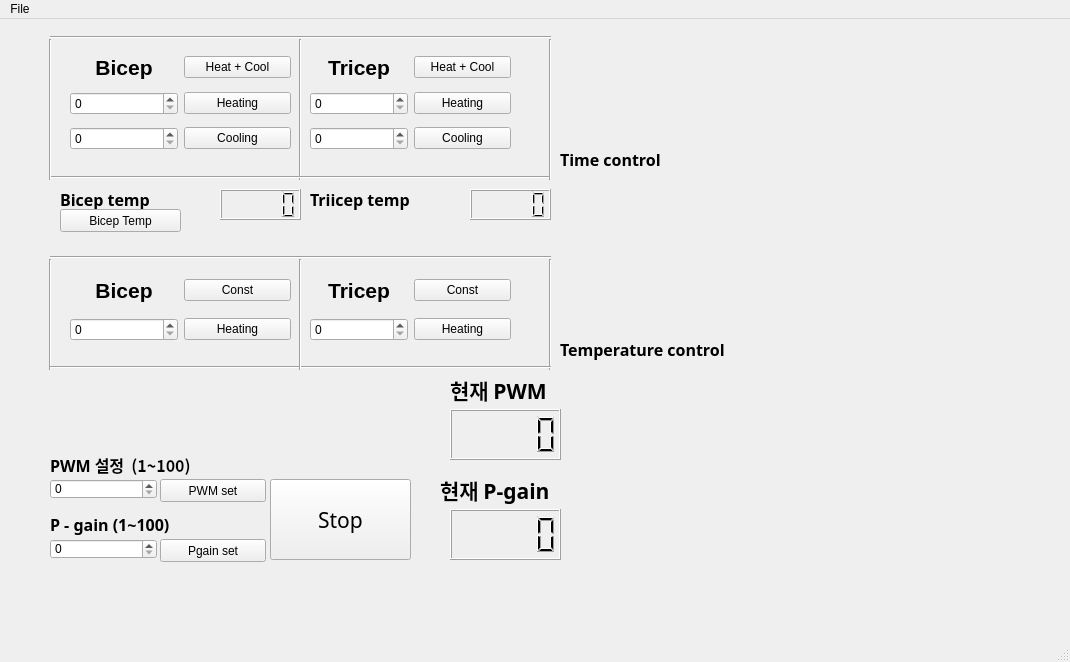
<?xml version="1.0" encoding="UTF-8"?>
<ui version="4.0">
 <class>MainWindow</class>
 <widget class="QMainWindow" name="MainWindow">
  <property name="geometry">
   <rect>
    <x>0</x>
    <y>0</y>
    <width>1070</width>
    <height>662</height>
   </rect>
  </property>
  <property name="windowTitle">
   <string>MainWindow</string>
  </property>
  <widget class="QWidget" name="centralwidget">
   <widget class="QWidget" name="gridLayoutWidget">
    <property name="geometry">
     <rect>
      <x>70</x>
      <y>30</y>
      <width>221</width>
      <height>110</height>
     </rect>
    </property>
    <layout class="QGridLayout" name="gridLayout">
     <property name="sizeConstraint">
      <enum>QLayout::SetDefaultConstraint</enum>
     </property>
     <item row="5" column="1">
      <widget class="QPushButton" name="BicepC">
       <property name="text">
        <string>Cooling</string>
       </property>
      </widget>
     </item>
     <item row="3" column="1">
      <widget class="QPushButton" name="BicepH">
       <property name="text">
        <string>Heating</string>
       </property>
      </widget>
     </item>
     <item row="0" column="0">
      <widget class="QLabel" name="BicepL">
       <property name="font">
        <font>
         <family>Arial</family>
         <pointsize>16</pointsize>
         <weight>75</weight>
         <bold>true</bold>
        </font>
       </property>
       <property name="text">
        <string>Bicep</string>
       </property>
       <property name="textFormat">
        <enum>Qt::AutoText</enum>
       </property>
       <property name="alignment">
        <set>Qt::AlignCenter</set>
       </property>
      </widget>
     </item>
     <item row="3" column="0">
      <widget class="QSpinBox" name="BHtime">
       <property name="maximum">
        <number>1000</number>
       </property>
      </widget>
     </item>
     <item row="5" column="0">
      <widget class="QSpinBox" name="BCtime"/>
     </item>
     <item row="0" column="1">
      <widget class="QPushButton" name="BicepHC">
       <property name="text">
        <string>Heat + Cool</string>
       </property>
      </widget>
     </item>
    </layout>
   </widget>
   <widget class="QWidget" name="gridLayoutWidget_2">
    <property name="geometry">
     <rect>
      <x>310</x>
      <y>30</y>
      <width>201</width>
      <height>110</height>
     </rect>
    </property>
    <layout class="QGridLayout" name="gridLayout_2">
     <item row="4" column="1">
      <widget class="QPushButton" name="TricepC">
       <property name="text">
        <string>Cooling</string>
       </property>
      </widget>
     </item>
     <item row="0" column="0">
      <widget class="QLabel" name="TricepL">
       <property name="font">
        <font>
         <family>Arial</family>
         <pointsize>16</pointsize>
         <weight>75</weight>
         <bold>true</bold>
        </font>
       </property>
       <property name="text">
        <string>Tricep</string>
       </property>
       <property name="alignment">
        <set>Qt::AlignCenter</set>
       </property>
      </widget>
     </item>
     <item row="2" column="0">
      <widget class="QSpinBox" name="THtime"/>
     </item>
     <item row="2" column="1">
      <widget class="QPushButton" name="TricepH">
       <property name="text">
        <string>Heating</string>
       </property>
      </widget>
     </item>
     <item row="4" column="0">
      <widget class="QSpinBox" name="TCtime"/>
     </item>
     <item row="0" column="1">
      <widget class="QPushButton" name="TricepHC">
       <property name="text">
        <string>Heat + Cool</string>
       </property>
      </widget>
     </item>
    </layout>
   </widget>
   <widget class="Line" name="line">
    <property name="geometry">
     <rect>
      <x>290</x>
      <y>20</y>
      <width>20</width>
      <height>141</height>
     </rect>
    </property>
    <property name="orientation">
     <enum>Qt::Vertical</enum>
    </property>
   </widget>
   <widget class="Line" name="line_2">
    <property name="geometry">
     <rect>
      <x>50</x>
      <y>150</y>
      <width>501</width>
      <height>16</height>
     </rect>
    </property>
    <property name="orientation">
     <enum>Qt::Horizontal</enum>
    </property>
   </widget>
   <widget class="Line" name="line_3">
    <property name="geometry">
     <rect>
      <x>540</x>
      <y>20</y>
      <width>20</width>
      <height>141</height>
     </rect>
    </property>
    <property name="orientation">
     <enum>Qt::Vertical</enum>
    </property>
   </widget>
   <widget class="Line" name="line_4">
    <property name="geometry">
     <rect>
      <x>50</x>
      <y>10</y>
      <width>501</width>
      <height>16</height>
     </rect>
    </property>
    <property name="orientation">
     <enum>Qt::Horizontal</enum>
    </property>
   </widget>
   <widget class="Line" name="line_5">
    <property name="geometry">
     <rect>
      <x>40</x>
      <y>20</y>
      <width>20</width>
      <height>141</height>
     </rect>
    </property>
    <property name="orientation">
     <enum>Qt::Vertical</enum>
    </property>
   </widget>
   <widget class="QSpinBox" name="PWMset">
    <property name="geometry">
     <rect>
      <x>50</x>
      <y>460</y>
      <width>107</width>
      <height>20</height>
     </rect>
    </property>
    <property name="maximum">
     <number>1000</number>
    </property>
   </widget>
   <widget class="QSpinBox" name="Pset">
    <property name="geometry">
     <rect>
      <x>50</x>
      <y>520</y>
      <width>107</width>
      <height>20</height>
     </rect>
    </property>
    <property name="maximum">
     <number>1000</number>
    </property>
   </widget>
   <widget class="QLCDNumber" name="PWMlcd">
    <property name="geometry">
     <rect>
      <x>450</x>
      <y>390</y>
      <width>111</width>
      <height>51</height>
     </rect>
    </property>
   </widget>
   <widget class="QLabel" name="label">
    <property name="geometry">
     <rect>
      <x>450</x>
      <y>350</y>
      <width>111</width>
      <height>41</height>
     </rect>
    </property>
    <property name="font">
     <font>
      <family>맑은 고딕</family>
      <pointsize>16</pointsize>
      <weight>75</weight>
      <bold>true</bold>
     </font>
    </property>
    <property name="text">
     <string>현재 PWM</string>
    </property>
   </widget>
   <widget class="QLabel" name="label_2">
    <property name="geometry">
     <rect>
      <x>50</x>
      <y>430</y>
      <width>191</width>
      <height>31</height>
     </rect>
    </property>
    <property name="font">
     <font>
      <family>맑은 고딕</family>
      <pointsize>12</pointsize>
      <weight>75</weight>
      <bold>true</bold>
     </font>
    </property>
    <property name="text">
     <string>PWM 설정  (1~100)</string>
    </property>
   </widget>
   <widget class="QPushButton" name="PWMsetbtn">
    <property name="geometry">
     <rect>
      <x>160</x>
      <y>460</y>
      <width>106</width>
      <height>23</height>
     </rect>
    </property>
    <property name="text">
     <string>PWM set</string>
    </property>
   </widget>
   <widget class="QLabel" name="label_3">
    <property name="geometry">
     <rect>
      <x>50</x>
      <y>490</y>
      <width>171</width>
      <height>31</height>
     </rect>
    </property>
    <property name="font">
     <font>
      <family>맑은 고딕</family>
      <pointsize>12</pointsize>
      <weight>75</weight>
      <bold>true</bold>
     </font>
    </property>
    <property name="text">
     <string>P - gain (1~100)</string>
    </property>
   </widget>
   <widget class="QLCDNumber" name="BicepTemp">
    <property name="geometry">
     <rect>
      <x>220</x>
      <y>170</y>
      <width>81</width>
      <height>31</height>
     </rect>
    </property>
   </widget>
   <widget class="QLabel" name="label_5">
    <property name="geometry">
     <rect>
      <x>60</x>
      <y>160</y>
      <width>151</width>
      <height>41</height>
     </rect>
    </property>
    <property name="font">
     <font>
      <family>맑은 고딕</family>
      <pointsize>12</pointsize>
      <weight>75</weight>
      <bold>true</bold>
     </font>
    </property>
    <property name="lineWidth">
     <number>1</number>
    </property>
    <property name="midLineWidth">
     <number>0</number>
    </property>
    <property name="text">
     <string>Bicep temp</string>
    </property>
   </widget>
   <widget class="QLabel" name="label_6">
    <property name="geometry">
     <rect>
      <x>310</x>
      <y>160</y>
      <width>151</width>
      <height>41</height>
     </rect>
    </property>
    <property name="font">
     <font>
      <family>맑은 고딕</family>
      <pointsize>12</pointsize>
      <weight>75</weight>
      <bold>true</bold>
     </font>
    </property>
    <property name="lineWidth">
     <number>1</number>
    </property>
    <property name="midLineWidth">
     <number>0</number>
    </property>
    <property name="text">
     <string>Triicep temp</string>
    </property>
   </widget>
   <widget class="QLCDNumber" name="TricepTemp">
    <property name="geometry">
     <rect>
      <x>470</x>
      <y>170</y>
      <width>81</width>
      <height>31</height>
     </rect>
    </property>
   </widget>
   <widget class="QPushButton" name="Psetbtn">
    <property name="geometry">
     <rect>
      <x>160</x>
      <y>520</y>
      <width>106</width>
      <height>23</height>
     </rect>
    </property>
    <property name="text">
     <string>Pgain set</string>
    </property>
   </widget>
   <widget class="QLCDNumber" name="Plcd">
    <property name="geometry">
     <rect>
      <x>450</x>
      <y>490</y>
      <width>111</width>
      <height>51</height>
     </rect>
    </property>
   </widget>
   <widget class="QLabel" name="label_7">
    <property name="geometry">
     <rect>
      <x>440</x>
      <y>450</y>
      <width>121</width>
      <height>41</height>
     </rect>
    </property>
    <property name="font">
     <font>
      <family>맑은 고딕</family>
      <pointsize>16</pointsize>
      <weight>75</weight>
      <bold>true</bold>
     </font>
    </property>
    <property name="text">
     <string>현재 P-gain</string>
    </property>
   </widget>
   <widget class="Line" name="line_6">
    <property name="geometry">
     <rect>
      <x>50</x>
      <y>230</y>
      <width>501</width>
      <height>16</height>
     </rect>
    </property>
    <property name="orientation">
     <enum>Qt::Horizontal</enum>
    </property>
   </widget>
   <widget class="Line" name="line_7">
    <property name="geometry">
     <rect>
      <x>40</x>
      <y>240</y>
      <width>20</width>
      <height>111</height>
     </rect>
    </property>
    <property name="orientation">
     <enum>Qt::Vertical</enum>
    </property>
   </widget>
   <widget class="Line" name="line_8">
    <property name="geometry">
     <rect>
      <x>540</x>
      <y>240</y>
      <width>20</width>
      <height>111</height>
     </rect>
    </property>
    <property name="orientation">
     <enum>Qt::Vertical</enum>
    </property>
   </widget>
   <widget class="Line" name="line_9">
    <property name="geometry">
     <rect>
      <x>50</x>
      <y>340</y>
      <width>501</width>
      <height>16</height>
     </rect>
    </property>
    <property name="orientation">
     <enum>Qt::Horizontal</enum>
    </property>
   </widget>
   <widget class="QWidget" name="gridLayoutWidget_3">
    <property name="geometry">
     <rect>
      <x>70</x>
      <y>250</y>
      <width>221</width>
      <height>81</height>
     </rect>
    </property>
    <layout class="QGridLayout" name="gridLayout_3">
     <property name="sizeConstraint">
      <enum>QLayout::SetDefaultConstraint</enum>
     </property>
     <item row="3" column="0">
      <widget class="QSpinBox" name="BHtime_2">
       <property name="maximum">
        <number>1000</number>
       </property>
      </widget>
     </item>
     <item row="0" column="1">
      <widget class="QPushButton" name="BicepHC_2">
       <property name="text">
        <string>Const</string>
       </property>
      </widget>
     </item>
     <item row="3" column="1">
      <widget class="QPushButton" name="BicepH_2">
       <property name="text">
        <string>Heating</string>
       </property>
      </widget>
     </item>
     <item row="0" column="0">
      <widget class="QLabel" name="BicepL_2">
       <property name="font">
        <font>
         <family>Arial</family>
         <pointsize>16</pointsize>
         <weight>75</weight>
         <bold>true</bold>
        </font>
       </property>
       <property name="text">
        <string>Bicep</string>
       </property>
       <property name="textFormat">
        <enum>Qt::AutoText</enum>
       </property>
       <property name="alignment">
        <set>Qt::AlignCenter</set>
       </property>
      </widget>
     </item>
    </layout>
   </widget>
   <widget class="QWidget" name="gridLayoutWidget_4">
    <property name="geometry">
     <rect>
      <x>310</x>
      <y>250</y>
      <width>201</width>
      <height>81</height>
     </rect>
    </property>
    <layout class="QGridLayout" name="gridLayout_4">
     <item row="2" column="1">
      <widget class="QPushButton" name="TricepH_2">
       <property name="text">
        <string>Heating</string>
       </property>
      </widget>
     </item>
     <item row="0" column="1">
      <widget class="QPushButton" name="TricepHC_2">
       <property name="text">
        <string>Const</string>
       </property>
      </widget>
     </item>
     <item row="2" column="0">
      <widget class="QSpinBox" name="THtime_2"/>
     </item>
     <item row="0" column="0">
      <widget class="QLabel" name="TricepL_2">
       <property name="font">
        <font>
         <family>Arial</family>
         <pointsize>16</pointsize>
         <weight>75</weight>
         <bold>true</bold>
        </font>
       </property>
       <property name="text">
        <string>Tricep</string>
       </property>
       <property name="alignment">
        <set>Qt::AlignCenter</set>
       </property>
      </widget>
     </item>
    </layout>
   </widget>
   <widget class="Line" name="line_10">
    <property name="geometry">
     <rect>
      <x>290</x>
      <y>240</y>
      <width>20</width>
      <height>111</height>
     </rect>
    </property>
    <property name="orientation">
     <enum>Qt::Vertical</enum>
    </property>
   </widget>
   <widget class="QLabel" name="label_8">
    <property name="geometry">
     <rect>
      <x>560</x>
      <y>120</y>
      <width>191</width>
      <height>41</height>
     </rect>
    </property>
    <property name="font">
     <font>
      <family>맑은 고딕</family>
      <pointsize>12</pointsize>
      <weight>75</weight>
      <bold>true</bold>
     </font>
    </property>
    <property name="lineWidth">
     <number>1</number>
    </property>
    <property name="midLineWidth">
     <number>0</number>
    </property>
    <property name="text">
     <string>Time control</string>
    </property>
   </widget>
   <widget class="QLabel" name="label_9">
    <property name="geometry">
     <rect>
      <x>560</x>
      <y>310</y>
      <width>191</width>
      <height>41</height>
     </rect>
    </property>
    <property name="font">
     <font>
      <family>맑은 고딕</family>
      <pointsize>12</pointsize>
      <weight>75</weight>
      <bold>true</bold>
     </font>
    </property>
    <property name="lineWidth">
     <number>1</number>
    </property>
    <property name="midLineWidth">
     <number>0</number>
    </property>
    <property name="text">
     <string>Temperature control</string>
    </property>
   </widget>
   <widget class="QPushButton" name="Stop">
    <property name="geometry">
     <rect>
      <x>270</x>
      <y>460</y>
      <width>141</width>
      <height>81</height>
     </rect>
    </property>
    <property name="font">
     <font>
      <family>맑은 고딕</family>
      <pointsize>16</pointsize>
     </font>
    </property>
    <property name="text">
     <string>Stop</string>
    </property>
   </widget>
   <widget class="QPushButton" name="BicepTemp_S">
    <property name="geometry">
     <rect>
      <x>60</x>
      <y>190</y>
      <width>121</width>
      <height>23</height>
     </rect>
    </property>
    <property name="text">
     <string>Bicep Temp</string>
    </property>
   </widget>
  </widget>
  <widget class="QMenuBar" name="menubar">
   <property name="geometry">
    <rect>
     <x>0</x>
     <y>0</y>
     <width>1070</width>
     <height>21</height>
    </rect>
   </property>
   <widget class="QMenu" name="menuFie">
    <property name="title">
     <string>File</string>
    </property>
    <addaction name="actionFile"/>
   </widget>
   <addaction name="menuFie"/>
  </widget>
  <widget class="QStatusBar" name="statusbar"/>
  <action name="actionFile">
   <property name="text">
    <string>Quit</string>
   </property>
  </action>
 </widget>
 <resources/>
 <connections/>
</ui>
